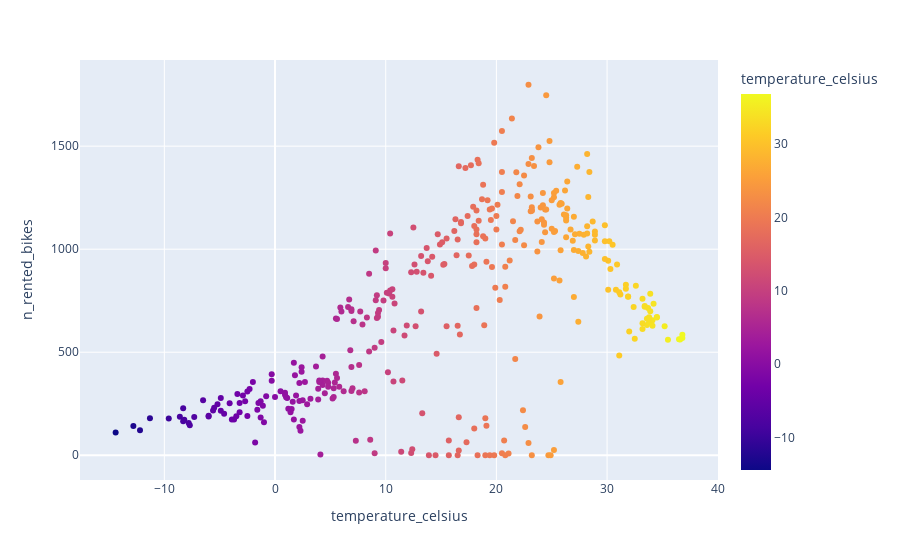

Notebook code for this chart:
### Markdown cell above
### Explore the relation between weather and rentals

### Code cell
# Query df to only keep observations at noon
noon_rides = df.query('hour == 12')
# Create a scatter plot showing temperature against number of rented bikes

px.scatter(noon_rides, x = 'temperature_celsius', y = 'n_rented_bikes', color='temperature_celsius' )

# Add a trendline if you feel like it

### Figure 1 — Plotly figure (JSON) as saved in the notebook; plotly's stock layout.template omitted (floating-point values rounded to 4 significant figures; data arrays with more than 128 entries replaced by an {"elided": "..."} marker saying what was removed)
{"data": [{"hovertemplate": "temperature_celsius=%{marker.color}<br>n_rented_bikes=%{y}<extra></extra>", "legendgroup": "", "marker": {"color": {"elided": "365 float values"}, "coloraxis": "coloraxis", "symbol": "circle"}, "mode": "markers", "name": "", "orientation": "v", "showlegend": false, "type": "scatter", "x": {"elided": "365 float values"}, "xaxis": "x", "y": {"elided": "365 int values"}, "yaxis": "y"}], "layout": {"autosize": true, "coloraxis": {"colorbar": {"title": {"text": "temperature_celsius"}}, "colorscale": [[0, "#0d0887"], [0.1111, "#46039f"], [0.2222, "#7201a8"], [0.3333, "#9c179e"], [0.4444, "#bd3786"], [0.5556, "#d8576b"], [0.6667, "#ed7953"], [0.7778, "#fb9f3a"], [0.8889, "#fdca26"], [1, "#f0f921"]]}, "legend": {"tracegroupgap": 0}, "margin": {"t": 60}, "xaxis": {"anchor": "y", "autorange": true, "domain": [0, 1], "range": [-17.82, 40.22], "title": {"text": "temperature_celsius"}, "type": "linear"}, "yaxis": {"anchor": "x", "autorange": true, "domain": [0, 1], "range": [-139.2, 1937.0], "title": {"text": "n_rented_bikes"}, "type": "linear"}}}
